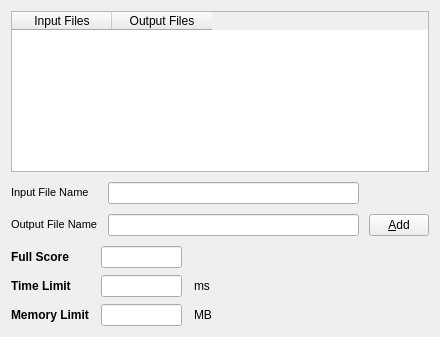
<?xml version="1.0" encoding="UTF-8"?>
<ui version="4.0">
 <class>TestCaseEditWidget</class>
 <widget class="QWidget" name="TestCaseEditWidget">
  <property name="geometry">
   <rect>
    <x>0</x>
    <y>0</y>
    <width>440</width>
    <height>337</height>
   </rect>
  </property>
  <property name="windowTitle">
   <string>Form</string>
  </property>
  <layout class="QVBoxLayout" name="verticalLayout_1">
   <property name="spacing">
    <number>10</number>
   </property>
   <item>
    <layout class="QVBoxLayout" name="verticalLayout_2">
     <property name="spacing">
      <number>10</number>
     </property>
     <item>
      <widget class="QTableWidget" name="fileList">
       <property name="styleSheet">
        <string notr="true">font-size: 9pt;</string>
       </property>
       <property name="selectionMode">
        <enum>QAbstractItemView::ContiguousSelection</enum>
       </property>
       <property name="columnCount">
        <number>2</number>
       </property>
       <attribute name="horizontalHeaderHighlightSections">
        <bool>false</bool>
       </attribute>
       <attribute name="verticalHeaderDefaultSectionSize">
        <number>25</number>
       </attribute>
       <attribute name="verticalHeaderHighlightSections">
        <bool>false</bool>
       </attribute>
       <attribute name="verticalHeaderMinimumSectionSize">
        <number>25</number>
       </attribute>
       <column>
        <property name="text">
         <string>Input Files</string>
        </property>
        <property name="font">
         <font>
          <pointsize>9</pointsize>
         </font>
        </property>
       </column>
       <column>
        <property name="text">
         <string>Output Files</string>
        </property>
        <property name="font">
         <font>
          <pointsize>9</pointsize>
         </font>
        </property>
       </column>
      </widget>
     </item>
     <item>
      <layout class="QGridLayout" name="gridLayout_1">
       <item row="0" column="0">
        <widget class="QLabel" name="inputFileLabel">
         <property name="sizePolicy">
          <sizepolicy hsizetype="Preferred" vsizetype="Fixed">
           <horstretch>0</horstretch>
           <verstretch>0</verstretch>
          </sizepolicy>
         </property>
         <property name="styleSheet">
          <string notr="true">font-size: 8pt;</string>
         </property>
         <property name="text">
          <string>Input File Name</string>
         </property>
        </widget>
       </item>
       <item row="0" column="1">
        <widget class="FileLineEdit" name="inputFileEdit"/>
       </item>
       <item row="0" column="2">
        <spacer name="horizontalSpacer_1">
         <property name="orientation">
          <enum>Qt::Horizontal</enum>
         </property>
         <property name="sizeType">
          <enum>QSizePolicy::Fixed</enum>
         </property>
         <property name="sizeHint" stdset="0">
          <size>
           <width>60</width>
           <height>20</height>
          </size>
         </property>
        </spacer>
       </item>
       <item row="1" column="0">
        <widget class="QLabel" name="outputFileLabel">
         <property name="sizePolicy">
          <sizepolicy hsizetype="Preferred" vsizetype="Fixed">
           <horstretch>0</horstretch>
           <verstretch>0</verstretch>
          </sizepolicy>
         </property>
         <property name="styleSheet">
          <string notr="true">font-size: 8pt;</string>
         </property>
         <property name="text">
          <string>Output File Name</string>
         </property>
        </widget>
       </item>
       <item row="1" column="1">
        <widget class="FileLineEdit" name="outputFileEdit"/>
       </item>
       <item row="1" column="2">
        <widget class="QPushButton" name="addButton">
         <property name="sizePolicy">
          <sizepolicy hsizetype="Minimum" vsizetype="Fixed">
           <horstretch>0</horstretch>
           <verstretch>0</verstretch>
          </sizepolicy>
         </property>
         <property name="minimumSize">
          <size>
           <width>60</width>
           <height>0</height>
          </size>
         </property>
         <property name="maximumSize">
          <size>
           <width>60</width>
           <height>16777215</height>
          </size>
         </property>
         <property name="text">
          <string>&amp;Add</string>
         </property>
        </widget>
       </item>
      </layout>
     </item>
    </layout>
   </item>
   <item>
    <layout class="QGridLayout" name="gridLayout_2">
     <property name="horizontalSpacing">
      <number>12</number>
     </property>
     <property name="verticalSpacing">
      <number>7</number>
     </property>
     <item row="0" column="0">
      <widget class="QLabel" name="fullScoreLabel">
       <property name="sizePolicy">
        <sizepolicy hsizetype="Preferred" vsizetype="Fixed">
         <horstretch>0</horstretch>
         <verstretch>0</verstretch>
        </sizepolicy>
       </property>
       <property name="styleSheet">
        <string notr="true">font-size:9pt;font-weight:bold;</string>
       </property>
       <property name="text">
        <string>Full Score</string>
       </property>
      </widget>
     </item>
     <item row="0" column="1">
      <widget class="QLineEdit" name="fullScore">
       <property name="minimumSize">
        <size>
         <width>51</width>
         <height>22</height>
        </size>
       </property>
       <property name="maximumSize">
        <size>
         <width>81</width>
         <height>22</height>
        </size>
       </property>
      </widget>
     </item>
     <item row="0" column="2">
      <spacer name="horizontalSpacer_4">
       <property name="orientation">
        <enum>Qt::Horizontal</enum>
       </property>
       <property name="sizeHint" stdset="0">
        <size>
         <width>40</width>
         <height>20</height>
        </size>
       </property>
      </spacer>
     </item>
     <item row="1" column="0">
      <widget class="QLabel" name="timeLimitLabel">
       <property name="sizePolicy">
        <sizepolicy hsizetype="Preferred" vsizetype="Fixed">
         <horstretch>0</horstretch>
         <verstretch>0</verstretch>
        </sizepolicy>
       </property>
       <property name="styleSheet">
        <string notr="true">font-size:9pt;font-weight:bold;</string>
       </property>
       <property name="text">
        <string>Time Limit</string>
       </property>
      </widget>
     </item>
     <item row="1" column="1">
      <widget class="QLineEdit" name="timeLimit">
       <property name="minimumSize">
        <size>
         <width>51</width>
         <height>22</height>
        </size>
       </property>
       <property name="maximumSize">
        <size>
         <width>81</width>
         <height>22</height>
        </size>
       </property>
      </widget>
     </item>
     <item row="1" column="2">
      <layout class="QHBoxLayout" name="horizontalLayout_2">
       <item>
        <widget class="QLabel" name="msLabel">
         <property name="sizePolicy">
          <sizepolicy hsizetype="Fixed" vsizetype="Fixed">
           <horstretch>0</horstretch>
           <verstretch>0</verstretch>
          </sizepolicy>
         </property>
         <property name="styleSheet">
          <string notr="true">font-size: 9pt;</string>
         </property>
         <property name="text">
          <string>ms</string>
         </property>
        </widget>
       </item>
       <item>
        <spacer name="horizontalSpacer_3">
         <property name="orientation">
          <enum>Qt::Horizontal</enum>
         </property>
         <property name="sizeHint" stdset="0">
          <size>
           <width>40</width>
           <height>20</height>
          </size>
         </property>
        </spacer>
       </item>
      </layout>
     </item>
     <item row="2" column="0">
      <widget class="QLabel" name="memoryLimitLabel">
       <property name="sizePolicy">
        <sizepolicy hsizetype="Preferred" vsizetype="Fixed">
         <horstretch>0</horstretch>
         <verstretch>0</verstretch>
        </sizepolicy>
       </property>
       <property name="styleSheet">
        <string notr="true">font-size:9pt;font-weight:bold;</string>
       </property>
       <property name="text">
        <string>Memory Limit</string>
       </property>
      </widget>
     </item>
     <item row="2" column="1">
      <widget class="QLineEdit" name="memoryLimit">
       <property name="minimumSize">
        <size>
         <width>51</width>
         <height>22</height>
        </size>
       </property>
       <property name="maximumSize">
        <size>
         <width>81</width>
         <height>22</height>
        </size>
       </property>
      </widget>
     </item>
     <item row="2" column="2">
      <layout class="QHBoxLayout" name="horizontalLayout_1">
       <item>
        <widget class="QLabel" name="mbLabel">
         <property name="sizePolicy">
          <sizepolicy hsizetype="Fixed" vsizetype="Fixed">
           <horstretch>0</horstretch>
           <verstretch>0</verstretch>
          </sizepolicy>
         </property>
         <property name="styleSheet">
          <string notr="true">font-size: 9pt;</string>
         </property>
         <property name="text">
          <string>MB</string>
         </property>
        </widget>
       </item>
       <item>
        <spacer name="horizontalSpacer_2">
         <property name="orientation">
          <enum>Qt::Horizontal</enum>
         </property>
         <property name="sizeHint" stdset="0">
          <size>
           <width>40</width>
           <height>20</height>
          </size>
         </property>
        </spacer>
       </item>
      </layout>
     </item>
    </layout>
   </item>
  </layout>
 </widget>
 <customwidgets>
  <customwidget>
   <class>FileLineEdit</class>
   <extends>QLineEdit</extends>
   <header>filelineedit.h</header>
  </customwidget>
 </customwidgets>
 <resources/>
 <connections/>
</ui>
